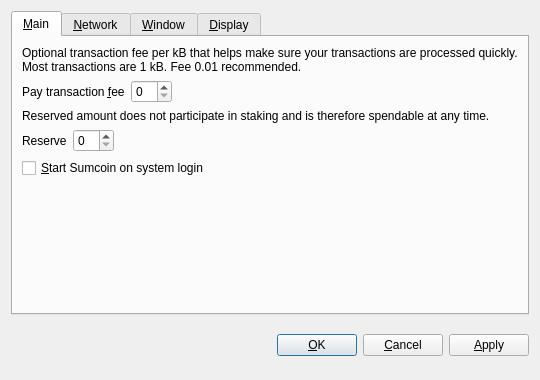
<?xml version="1.0" encoding="UTF-8"?>
<ui version="4.0">
 <class>OptionsDialog</class>
 <widget class="QDialog" name="OptionsDialog">
  <property name="geometry">
   <rect>
    <x>0</x>
    <y>0</y>
    <width>540</width>
    <height>380</height>
   </rect>
  </property>
  <property name="windowTitle">
   <string>Options</string>
  </property>
  <property name="modal">
   <bool>true</bool>
  </property>
  <layout class="QVBoxLayout" name="verticalLayout">
   <item>
    <widget class="QTabWidget" name="tabWidget">
     <property name="tabPosition">
      <enum>QTabWidget::North</enum>
     </property>
     <property name="currentIndex">
      <number>0</number>
     </property>
     <widget class="QWidget" name="tabMain">
      <attribute name="title">
       <string>&amp;Main</string>
      </attribute>
      <layout class="QVBoxLayout" name="verticalLayout_Main">
       <item>
        <widget class="QLabel" name="transactionFeeInfoLabel">
         <property name="text">
          <string>Optional transaction fee per kB that helps make sure your transactions are processed quickly. Most transactions are 1 kB. Fee 0.01 recommended.</string>
         </property>
         <property name="textFormat">
          <enum>Qt::PlainText</enum>
         </property>
         <property name="wordWrap">
          <bool>true</bool>
         </property>
        </widget>
       </item>
       <item>
        <layout class="QHBoxLayout" name="horizontalLayoutFee">
         <item>
          <widget class="QLabel" name="transactionFeeLabel">
           <property name="text">
            <string>Pay transaction &amp;fee</string>
           </property>
           <property name="textFormat">
            <enum>Qt::PlainText</enum>
           </property>
           <property name="buddy">
            <cstring>transactionFee</cstring>
           </property>
          </widget>
         </item>
         <item>
          <widget class="BitcoinAmountField" name="transactionFee"/>
         </item>
         <item>
          <spacer name="horizontalSpacerFee">
           <property name="orientation">
            <enum>Qt::Horizontal</enum>
           </property>
           <property name="sizeHint" stdset="0">
            <size>
             <width>40</width>
             <height>20</height>
            </size>
           </property>
          </spacer>
         </item>
        </layout>
       </item>
       <item>
        <widget class="QLabel" name="reserveBalanceInfoLabel">
         <property name="text">
          <string>Reserved amount does not participate in staking and is therefore spendable at any time.</string>
         </property>
         <property name="textFormat">
          <enum>Qt::PlainText</enum>
         </property>
         <property name="wordWrap">
          <bool>true</bool>
         </property>
        </widget>
       </item>
       <item>
        <layout class="QHBoxLayout" name="horizontalLayoutReserveBalance">
         <item>
          <widget class="QLabel" name="reserveBalanceLabel">
           <property name="text">
            <string>Reserve</string>
           </property>
           <property name="textFormat">
            <enum>Qt::PlainText</enum>
           </property>
           <property name="buddy">
            <cstring>reserveBalance</cstring>
           </property>
          </widget>
         </item>
         <item>
          <widget class="BitcoinAmountField" name="reserveBalance"/>
         </item>
         <item>
          <spacer name="horizontalSpacerReserveBalance">
           <property name="orientation">
            <enum>Qt::Horizontal</enum>
           </property>
           <property name="sizeHint" stdset="0">
            <size>
             <width>40</width>
             <height>20</height>
            </size>
           </property>
          </spacer>
         </item>
        </layout>
       </item>
       <item>
        <widget class="QCheckBox" name="bitcoinAtStartup">
         <property name="toolTip">
          <string>Automatically start Sumcoin after logging in to the system.</string>
         </property>
         <property name="text">
          <string>&amp;Start Sumcoin on system login</string>
         </property>
        </widget>
       </item>
       <item>
        <spacer name="verticalSpacer_Main">
         <property name="orientation">
          <enum>Qt::Vertical</enum>
         </property>
         <property name="sizeHint" stdset="0">
          <size>
           <width>20</width>
           <height>40</height>
          </size>
         </property>
        </spacer>
       </item>
      </layout>
     </widget>
     <widget class="QWidget" name="tabNetwork">
      <attribute name="title">
       <string>&amp;Network</string>
      </attribute>
      <layout class="QVBoxLayout" name="verticalLayout_Network">
       <item>
        <widget class="QCheckBox" name="mapPortUpnp">
         <property name="toolTip">
          <string>Automatically open the Sumcoin client port on the router. This only works when your router supports UPnP and it is enabled.</string>
         </property>
         <property name="text">
          <string>Map port using &amp;UPnP</string>
         </property>
        </widget>
       </item>
       <item>
        <widget class="QCheckBox" name="connectSocks">
         <property name="toolTip">
          <string>Connect to the Sumcoin network through a SOCKS5 proxy (e.g. when connecting through Tor).</string>
         </property>
         <property name="text">
          <string>&amp;Connect through SOCKS5 proxy:</string>
         </property>
        </widget>
       </item>
       <item>
        <layout class="QHBoxLayout" name="horizontalLayout_Network">
         <item>
          <widget class="QLabel" name="proxyIpLabel">
           <property name="text">
            <string>Proxy &amp;IP:</string>
           </property>
           <property name="textFormat">
            <enum>Qt::PlainText</enum>
           </property>
           <property name="buddy">
            <cstring>proxyIp</cstring>
           </property>
          </widget>
         </item>
         <item>
          <widget class="QValidatedLineEdit" name="proxyIp">
           <property name="maximumSize">
            <size>
             <width>140</width>
             <height>16777215</height>
            </size>
           </property>
           <property name="toolTip">
            <string>IP address of the proxy (e.g. 127.0.0.1)</string>
           </property>
          </widget>
         </item>
         <item>
          <widget class="QLabel" name="proxyPortLabel">
           <property name="text">
            <string>&amp;Port:</string>
           </property>
           <property name="textFormat">
            <enum>Qt::PlainText</enum>
           </property>
           <property name="buddy">
            <cstring>proxyPort</cstring>
           </property>
          </widget>
         </item>
         <item>
          <widget class="QLineEdit" name="proxyPort">
           <property name="maximumSize">
            <size>
             <width>55</width>
             <height>16777215</height>
            </size>
           </property>
           <property name="toolTip">
            <string>Port of the proxy (e.g. 9050)</string>
           </property>
          </widget>
         </item>
         <item>
          <spacer name="horizontalSpacer_Network">
           <property name="orientation">
            <enum>Qt::Horizontal</enum>
           </property>
           <property name="sizeHint" stdset="0">
            <size>
             <width>40</width>
             <height>20</height>
            </size>
           </property>
          </spacer>
         </item>
        </layout>
       </item>
       <item>
        <spacer name="verticalSpacer_Network">
         <property name="orientation">
          <enum>Qt::Vertical</enum>
         </property>
         <property name="sizeHint" stdset="0">
          <size>
           <width>20</width>
           <height>40</height>
          </size>
         </property>
        </spacer>
       </item>
      </layout>
     </widget>
     <widget class="QWidget" name="tabWindow">
      <attribute name="title">
       <string>&amp;Window</string>
      </attribute>
      <layout class="QVBoxLayout" name="verticalLayout_Window">
       <item>
        <widget class="QCheckBox" name="minimizeToTray">
         <property name="toolTip">
          <string>Show only a tray icon after minimizing the window.</string>
         </property>
         <property name="text">
          <string>&amp;Minimize to the tray instead of the taskbar</string>
         </property>
        </widget>
       </item>
       <item>
        <widget class="QCheckBox" name="minimizeOnClose">
         <property name="toolTip">
          <string>Minimize instead of exit the application when the window is closed. When this option is enabled, the application will be closed only after selecting Quit in the menu.</string>
         </property>
         <property name="text">
          <string>M&amp;inimize on close</string>
         </property>
        </widget>
       </item>
       <item>
        <spacer name="verticalSpacer_Window">
         <property name="orientation">
          <enum>Qt::Vertical</enum>
         </property>
         <property name="sizeHint" stdset="0">
          <size>
           <width>20</width>
           <height>40</height>
          </size>
         </property>
        </spacer>
       </item>
      </layout>
     </widget>
     <widget class="QWidget" name="tabDisplay">
      <attribute name="title">
       <string>&amp;Display</string>
      </attribute>
      <layout class="QVBoxLayout" name="verticalLayout_Display">
       <item>
        <layout class="QHBoxLayout" name="horizontalLayout_1_Display">
         <item>
          <widget class="QLabel" name="langLabel">
           <property name="text">
            <string>User Interface &amp;language:</string>
           </property>
           <property name="textFormat">
            <enum>Qt::PlainText</enum>
           </property>
           <property name="buddy">
            <cstring>lang</cstring>
           </property>
          </widget>
         </item>
         <item>
          <widget class="QValueComboBox" name="lang">
           <property name="toolTip">
            <string>The user interface language can be set here. This setting will take effect after restarting Sumcoin.</string>
           </property>
          </widget>
         </item>
        </layout>
       </item>
       <item>
        <layout class="QHBoxLayout" name="horizontalLayout_2_Display">
         <item>
          <widget class="QLabel" name="unitLabel">
           <property name="text">
            <string>&amp;Unit to show amounts in:</string>
           </property>
           <property name="textFormat">
            <enum>Qt::PlainText</enum>
           </property>
           <property name="buddy">
            <cstring>unit</cstring>
           </property>
          </widget>
         </item>
         <item>
          <widget class="QValueComboBox" name="unit">
           <property name="toolTip">
            <string>Choose the default subdivision unit to show in the interface and when sending coins.</string>
           </property>
          </widget>
         </item>
        </layout>
       </item>
       <item>
        <widget class="QCheckBox" name="coinControlFeatures">
         <property name="toolTip">
          <string>Whether to show coin control features or not.</string>
         </property>
         <property name="text">
          <string>Display coin &amp;control features (experts only!)</string>
         </property>
        </widget>
       </item>
       <item>
        <widget class="QCheckBox" name="minimizeCoinAge">
         <property name="toolTip">
          <string>Whether to select the coin outputs randomly or with minimal coin age.</string>
         </property>
         <property name="text">
          <string>Minimize weight consumption (experimental)</string>
         </property>
        </widget>
       </item>
       <item>
        <widget class="QCheckBox" name="useBlackTheme">
         <property name="text">
          <string>Use black visual theme (requires restart)</string>
         </property>
        </widget>
       </item>
       <item>
        <spacer name="verticalSpacer_Display">
         <property name="orientation">
          <enum>Qt::Vertical</enum>
         </property>
         <property name="sizeHint" stdset="0">
          <size>
           <width>20</width>
           <height>40</height>
          </size>
         </property>
        </spacer>
       </item>
      </layout>
     </widget>
    </widget>
   </item>
   <item>
    <layout class="QHBoxLayout" name="horizontalLayout_Buttons">
     <item>
      <spacer name="horizontalSpacer_1">
       <property name="orientation">
        <enum>Qt::Horizontal</enum>
       </property>
       <property name="sizeHint" stdset="0">
        <size>
         <width>40</width>
         <height>48</height>
        </size>
       </property>
      </spacer>
     </item>
     <item>
      <widget class="QLabel" name="statusLabel">
       <property name="font">
        <font>
         <weight>75</weight>
         <bold>true</bold>
        </font>
       </property>
       <property name="text">
        <string/>
       </property>
       <property name="textFormat">
        <enum>Qt::PlainText</enum>
       </property>
       <property name="wordWrap">
        <bool>true</bool>
       </property>
      </widget>
     </item>
     <item>
      <spacer name="horizontalSpacer_2">
       <property name="orientation">
        <enum>Qt::Horizontal</enum>
       </property>
       <property name="sizeHint" stdset="0">
        <size>
         <width>40</width>
         <height>48</height>
        </size>
       </property>
      </spacer>
     </item>
     <item>
      <widget class="QPushButton" name="okButton">
       <property name="text">
        <string>&amp;OK</string>
       </property>
      </widget>
     </item>
     <item>
      <widget class="QPushButton" name="cancelButton">
       <property name="text">
        <string>&amp;Cancel</string>
       </property>
       <property name="autoDefault">
        <bool>false</bool>
       </property>
      </widget>
     </item>
     <item>
      <widget class="QPushButton" name="applyButton">
       <property name="text">
        <string>&amp;Apply</string>
       </property>
       <property name="autoDefault">
        <bool>false</bool>
       </property>
      </widget>
     </item>
    </layout>
   </item>
  </layout>
 </widget>
 <customwidgets>
  <customwidget>
   <class>BitcoinAmountField</class>
   <extends>QSpinBox</extends>
   <header>bitcoinamountfield.h</header>
  </customwidget>
  <customwidget>
   <class>QValueComboBox</class>
   <extends>QComboBox</extends>
   <header>qvaluecombobox.h</header>
  </customwidget>
  <customwidget>
   <class>QValidatedLineEdit</class>
   <extends>QLineEdit</extends>
   <header>qvalidatedlineedit.h</header>
  </customwidget>
 </customwidgets>
 <resources/>
 <connections/>
</ui>
